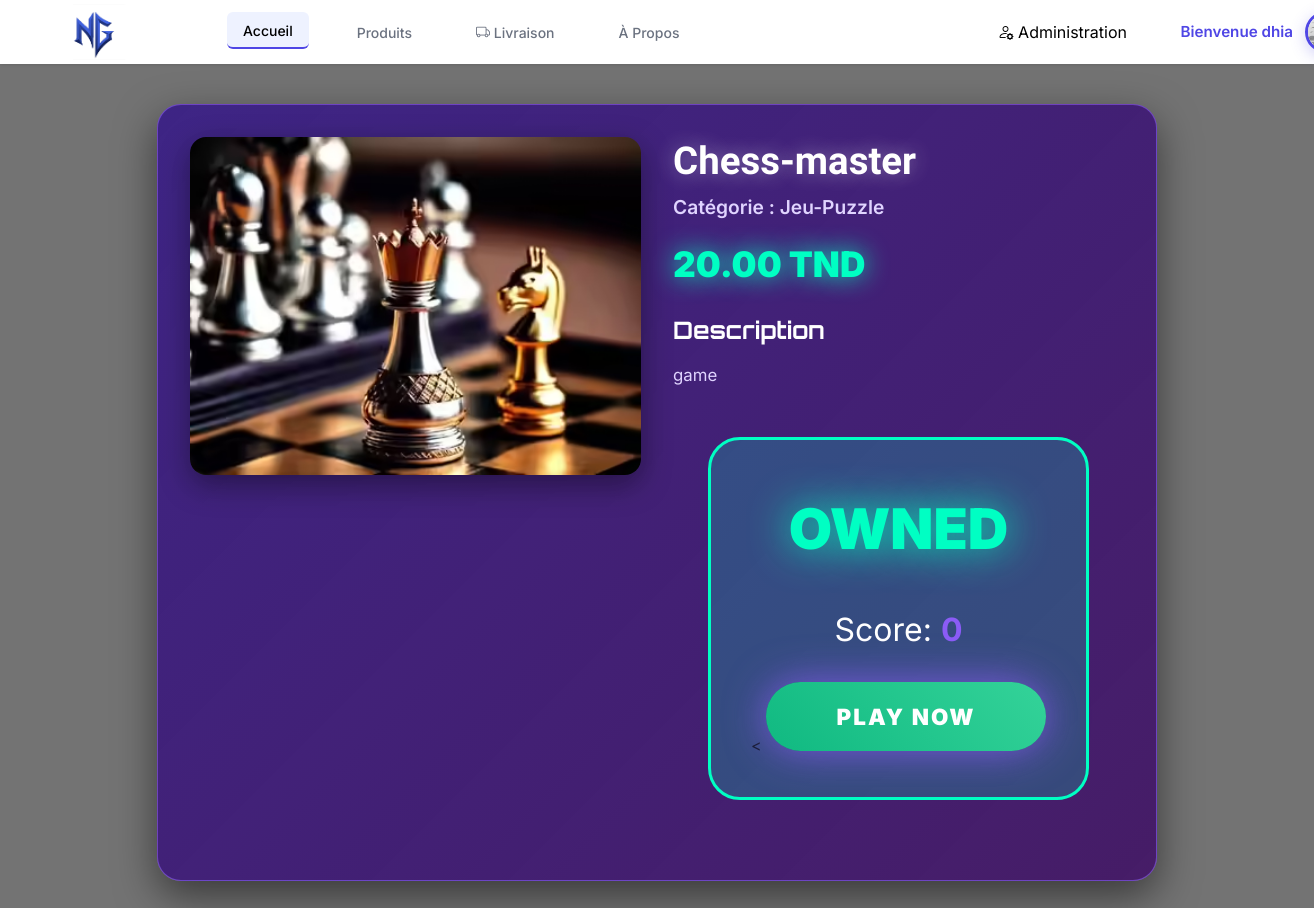
Page /view/frontoffice/catalogue_details.php?id=6 (signed in) on the committed database.
### tables this page shows
CREATE TABLE `jeu` (
  `id_jeu` int(11) NOT NULL,
  `titre` varchar(255) NOT NULL,
  `prix` decimal(10,2) NOT NULL DEFAULT 0.00,
  `src_img` varchar(500) DEFAULT NULL,
  `video_src` varchar(500) DEFAULT NULL,
  `description` text DEFAULT NULL,
  `id_categorie` int(11) DEFAULT NULL
);

CREATE TABLE `categorie` (
  `id_categorie` int(11) NOT NULL,
  `nom_categorie` varchar(100) NOT NULL,
  `description` text DEFAULT NULL
);

CREATE TABLE `jeux_owned` (
  `owned_id` int(11) NOT NULL,
  `id` int(11) NOT NULL,
  `id_jeu` int(11) NOT NULL,
  `score` int(11) DEFAULT 0,
  `date_achat` datetime DEFAULT current_timestamp()
);

### controller/jeuController.php (called while the page is built, shortened)
<?php
require_once dirname(__DIR__) . '/config/config.php';
require_once dirname(__DIR__) . '/models/jeu.php';
require_once dirname(__DIR__) . '/controller/JeuOwnedController.php';
class JeuController
{
    public function getJeu($id_jeu)
    {
        $sql = "SELECT j.*, c.nom_categorie
                FROM jeu j
                LEFT JOIN categorie c ON j.id_categorie = c.id_categorie
                WHERE j.id_jeu = :id_jeu";
        $db = config::getConnexion();
        try {
            $query = $db->prepare($sql);
            $query->bindValue(':id_jeu', $id_jeu, PDO::PARAM_INT);
            $query->execute();
            $row = $query->fetch(PDO::FETCH_ASSOC);
            $jeu = new Jeu(
                $row['titre'],
                $row['prix'],
                $row['src_img'],
                $row['id_categorie'],
                $row['id_jeu'],
                $row['description'],
                $row['video_src']
            );
            $jeu->nom_categorie = $row['nom_categorie'] ?? null;
            $jeu->isOwned = false;
            $jeu->userScore = 0;
            if (isset($_SESSION['user']['id'])) {
                $ownedCtrl = new JeuOwnedController();
                if ($ownedCtrl->isOwned($_SESSION['user']['id'], $jeu->getIdJeu())) {
                    $jeu->isOwned = true;
                    $jeu->userScore = $ownedCtrl->getScore($_SESSION['user']['id'], $jeu->getIdJeu());
                }
            }
            return $jeu;
        } catch (Exception $e) {
            error_log('Erreur getJeu: ' . $e->getMessage());
            return null;
        }
    }
}

### config/config.php (called while the page is built)
<?php
class config
{
  private static $pdo = null;
  public static function getConnexion()
  {
    if (!isset(self::$pdo)) {
      $host = getenv('DB_HOST') ?: 'localhost';
      $port = getenv('DB_PORT') ?: '3306';
      $dbname = getenv('DB_NAME') ?: 'nextgen_db';
      $user = getenv('DB_USER') ?: 'root';
      $pass = getenv('DB_PASS') ?: '';
      try {
        self::$pdo = new PDO(
          "mysql:host={$host};port={$port};dbname={$dbname}",
          $user,
          $pass,
          [
            PDO::ATTR_ERRMODE => PDO::ERRMODE_EXCEPTION,
            PDO::ATTR_DEFAULT_FETCH_MODE => PDO::FETCH_ASSOC
          ]
        );
      } catch (Exception $e) {
        die('Database Error: ' . $e->getMessage());
      }
    }
    return self::$pdo;
  }
}

### models/jeu.php (called while the page is built, shortened)
<?php
class Jeu
{
    private ?int $id_jeu = null;
    private string $titre;
    private float $prix;
    private string $src_img;
    private ?string $description = null;
    public function __construct(
        string $titre,
        float $prix,
        string $src_img,
        ?int $id_categorie = null,
        ?int $id_jeu = null,
        ?string $description = null,
        ?string $video_src = null,
    ) {
        $this->id_jeu = $id_jeu;
        $this->titre = $titre;
        $this->prix = $prix;
        $this->src_img = $src_img;
        $this->description = $description;
    }
    public function getIdJeu(): ?int { return $this->id_jeu; }
    public function getTitre(): string { return $this->titre; }
    public function getPrix(): float { return $this->prix; }
    public function getSrcImg(): string { return $this->src_img; }
    public function getDescription(): ?string { return $this->description; }
}

### controller/JeuOwnedController.php (called while the page is built, shortened)
<?php
require_once __DIR__ . '/../config/config.php';
class JeuOwnedController
{
    private $pdo;
    public function __construct()
    {
        $this->pdo = Config::getConnexion();
    }
    public function isOwned(int $userId, int $jeuId): bool
    {
        $sql = "SELECT 1 FROM jeux_owned WHERE id = :user_id AND id_jeu = :jeu_id LIMIT 1";
        $stmt = $this->pdo->prepare($sql);
        $stmt->execute([':user_id' => $userId, ':jeu_id' => $jeuId]);
        return $stmt->fetch() !== false;
    }
    public function getScore(int $userId, int $jeuId): int
    {
        $sql = "SELECT score FROM jeux_owned WHERE id = :user_id AND id_jeu = :jeu_id LIMIT 1";
        $stmt = $this->pdo->prepare($sql);
        $stmt->execute([':user_id' => $userId, ':jeu_id' => $jeuId]);
        $row = $stmt->fetch();
        return $row ? (int)$row['score'] : 0;
    }
}

### view/frontoffice/catalogue_details.php (the view, shortened to what this page needs)
<?php
require_once '../../controller/jeuController.php';
$controller = new JeuController();
$id_jeu = (int)($_GET['id'] ?? 0);
$jeu = $controller->getJeu($id_jeu);
?>
<!DOCTYPE html>
<html lang="fr">
<head>
  <link rel="stylesheet" href="https://cdn.jsdelivr.net/npm/bootstrap-icons@1.11.3/font/bootstrap-icons.min.css">
  <link rel="stylesheet" href="../css/nextgen-design-system.css">
  <link rel="stylesheet" href="styles.css">
</head>
<body>
 <header>
    <div class="container nav">
      <div class="left">
      <a href="index.php" class="logo">
        <img src="../../resources/nextgen.png" alt="NextGen Logo"style="height: 100px; width:auto;position:relative; left:-20%;!imprtant ">
      </a>
        <nav class="menu" style="position:absolute;left:170px; !important">
          <a href="index.php" class="active">Accueil</a>
          <a href="catalogue.php" >Produits</a>
          <a href="../livraison.php"><i class="bi bi-truck"></i> Livraison</a>
          <a href="apropos.html">À Propos</a>
        </nav>
      </div>
      <div style="display:flex; gap:1rem; align-items:center;">
        <?php if (isset($_SESSION['user']) && $_SESSION['user']['role'] === 'admin'): ?>
          <a style="position:absolute;right:130px;color:black; !important" href="../backoffice/admin_users.php" >
            <i class="bi bi-person-gear"></i> Administration
          </a>
        <?php endif; ?>
        <?php if (isset($_SESSION['user'])):
          $photo = !empty($_SESSION['user']['photo_profil'])
              ? '../../resources/' . $_SESSION['user']['photo_profil']
              : '../../resources/default.jpg';
        ?>
          <div class="user-dropdown">
            <button class="user-btn">
              <span class="user-name">Bienvenue <?= htmlspecialchars($_SESSION['user']['prenom']) ?></span>
              <img src="<?= $photo ?>" alt="Profil" class="user-avatar">
            </button>
          </div>
        <?php else: ?>
          <a href="connexion.php" style="color:#4f46e5; font-weight:600;">Connexion</a>
        <?php endif; ?>
      </div>
    </div>
  </header>
<div class="container">
  <div class="details-container">
    <div>
      <img src="../../resources/<?= htmlspecialchars($jeu->getSrcImg()) ?>" alt="<?= htmlspecialchars($jeu->getTitre()) ?>" class="game-image">
    </div>
    <div class="game-info">
      <h1><?= htmlspecialchars($jeu->getTitre()) ?></h1>
      <div class="game-category">
        Catégorie : <?= htmlspecialchars($jeu->nom_categorie ?? 'Non classé') ?>
      </div>
      <div class="game-price">
        <?= number_format($jeu->getPrix(), 2) ?> TND
      </div>
      <?php if ($jeu->getDescription()): ?>
        <div class="game-description">
          <h3>Description</h3>
          <p><?= nl2br(htmlspecialchars($jeu->getDescription())) ?></p>
        </div>
      <?php endif; ?>
      <?php
      $isGame    = $jeu->nom_categorie && stripos($jeu->nom_categorie, 'jeu') !== false;
      $isOwned   = $jeu->isOwned ?? false;
      $userScore = $jeu->userScore ?? 0;
      ?>
      <div style="margin:3rem 0; text-align:center;">
        <?php if ($isGame && $isOwned): ?>
          <div style="padding:2.5rem;background:rgba(0,255,195,0.2);border:3px solid #00ffc3;border-radius:2rem;display:inline-block;">
            <p style="font-size:3.5rem;color:#00ffc3;margin:0;font-weight:900;text-shadow:0 0 40px #00ffc3;">OWNED</p>
            <p style="color:white;font-size:2rem;margin:1.5rem 0;">
              Score: <strong style="color:#8b5cf6;"><?= $userScore ?></strong>
            </p>
            <<?php
                $gameTitle = $jeu->getTitre();
                $filename = strtolower(trim(preg_replace('/[^A-Za-z0-9-]+/', '-', $gameTitle)));
                $filename = preg_replace('/-+/', '-', $filename);
                $filename = trim($filename, '-');
                $gameUrl = "../../games/{$filename}/{$filename}.html";
                ?>
                <a href="<?= $gameUrl ?>" class="btn-master btn-owned" target="_blank">
                  PLAY NOW
                </a>
          </div>
        <?php endif; ?>
      </div>
    </div>
  </div>
</div>
</body>
</html>

### view/css/nextgen-design-system.css (style rules this page uses)
*, *::before, *::after { box-sizing: border-box; margin: 0; padding: 0; }
html { scroll-behavior: smooth; }
body { min-height: 100vh; overflow-x: hidden; }
img, picture, video, canvas, svg { display: block; max-width: 100%; }
input, button, textarea, select { font: inherit; }

### view/frontoffice/styles.css (style rules this page uses)
* { margin:0;padding:0;box-sizing:border-box; }
html,body { height:100%; }
body { font-family:'Inter',sans-serif; background:#f9fafb; color:#111827; display:flex; flex-direction:column; }
a { text-decoration:none;color:inherit; }
.container { max-width:1200px;margin:auto;padding:0 1rem; }
header { background:#fff;box-shadow:0 1px 3px rgba(0,0,0,.1);transition:box-shadow .3s ease; }
.nav { display:flex;align-items:center;justify-content:space-between;height:64px; }
.left { display:flex;align-items:center; }
.logo { font-size:1.75rem;font-weight:700;color:#4f46e5;margin-right:3rem; transition:transform .3s ease, color .3s ease; position:relative;overflow:hidden; }
.logo::before { content:'';position:absolute;top:0;left:-100%;width:50%;height:100%; background:linear-gradient(90deg,transparent,rgba(255,255,255,.4),transparent); transform:skewX(-25deg);transition:none; }
.menu { display:flex;gap:2rem;font-weight:500;font-size:.875rem; }
.menu a { color:#6b7280;transition:all .3s ease;position:relative;overflow:hidden; padding:.5rem 1rem;border-radius:.375rem; }
.menu a::before { content:'';position:absolute;top:0;left:0;width:100%;height:100%; background:#0038f1;transform:scaleX(0);transform-origin:left; transition:transform .3s ease;z-index:-1; }
.menu a:hover,.menu a.active { color:#000000;transform:translateY(-2px); }
.menu a.active { border-bottom:2px solid #4f46e5;padding-bottom:4px; background:#eef2ff; }
.user-dropdown { position: absolute; right:40px; display: inline-block; }
.user-btn { background: none; border: none; display: flex; align-items: center; gap: 12px; cursor: pointer; padding: 8px 14px; border-radius: 50px; transition: all 0.3s ease; font-family: 'Inter', sans-serif; }
.user-name { color: #4f46e5; font-weight: 600; font-size: 0.95rem; }
.user-avatar { width: 42px; height: 42px; border-radius: 50%; object-fit: cover; border: 3px solid #4f46e5; box-shadow: 0 4px 15px rgba(79, 70, 229, 0.25); }

### view/css/typography.css (style rules this page uses)
body { font-family: var(--font-body); font-size: var(--text-base); line-height: var(--leading-normal); color: var(--color-text-primary); background: var(--color-background); -webkit-font-smoothing: antialiased; -moz-osx-font-smoothing: grayscale; }
h1, h2, h3, h4, h5, h6, .h1, .h2, .h3, .h4, .h5, .h6 { font-family: var(--font-heading); font-weight: var(--font-bold); line-height: var(--leading-tight); color: var(--color-text-primary); margin: 0 0 var(--space-4) 0; }
h1, .h1 { font-size: var(--text-4xl); font-weight: var(--font-black); }
h3, .h3 { font-size: var(--text-2xl); }
@media (min-width: 768px) { h1, .h1 { font-size: var(--text-5xl); } }
@media (min-width: 1200px) { h1, .h1 { font-size: var(--text-6xl); } }
p { margin: 0 0 var(--space-4) 0; line-height: var(--leading-relaxed); }
a { color: var(--color-primary-300); text-decoration: none; transition: color var(--duration-normal) var(--ease-out); }

### view/css/grid-system.css (style rules this page uses)
.container { width: 100%; max-width: 1400px; margin: 0 auto; padding: 0 var(--space-6); }
@media (min-width: 768px) { .container { padding: 0 var(--space-8); } }
@media (min-width: 1200px) { .container { padding: 0 var(--space-12); } }

### rows in the picture
jeu: src_img (picture), titre "Chess-master", id_categorie.nom_categorie "Jeu-Puzzle", prix "20.00", description "game", id_jeu.score "0"

### other values in the picture
$_SESSION['user']['prenom'] "dhia"
